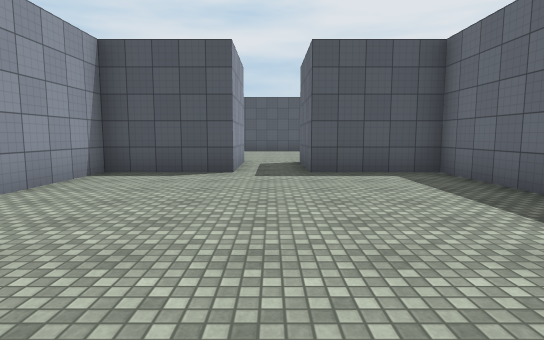
view 1 (above)

18 first-person views from a walk through a 3-D level made in the Unity game engine. The camera is 1.4 m above the floor, tilts 6° down and sees 80° across. The floor is counted in squares, 2 m on a side. Each view is taken from the middle of a square. On the plan, view 1 faces up. The plan holds only what a view shows up to about 10 squares ahead; the rest is blank. The player is left out. Surface patterns are stand-ins for the level's own textures.

view 2
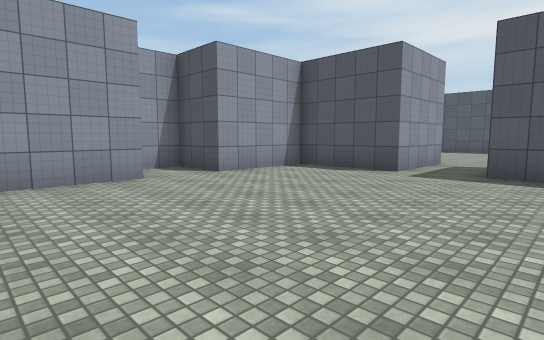

view 3
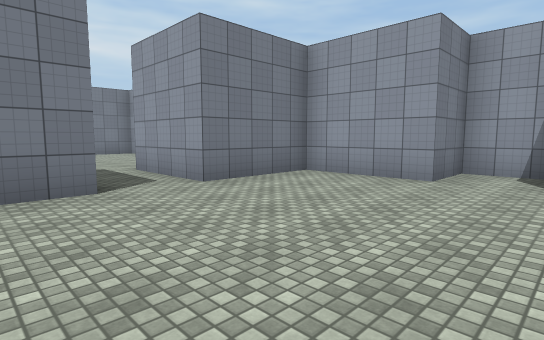

view 4
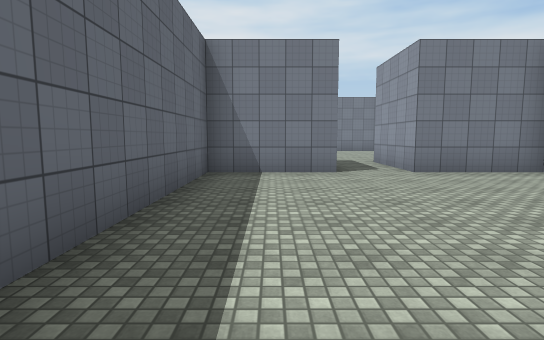

view 5
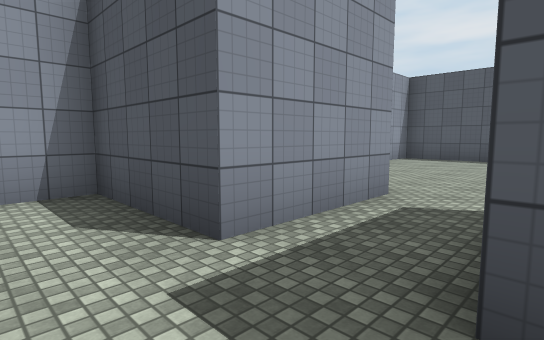

view 6
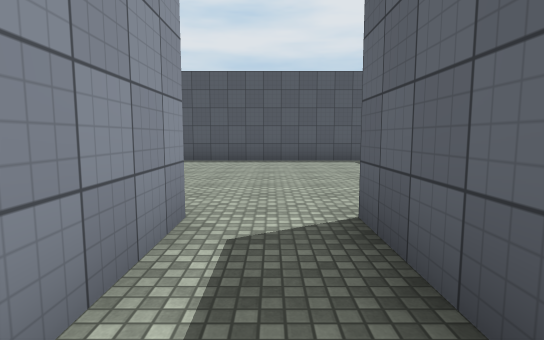

view 7
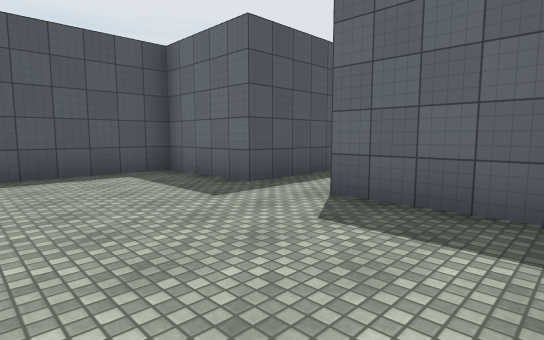

view 8
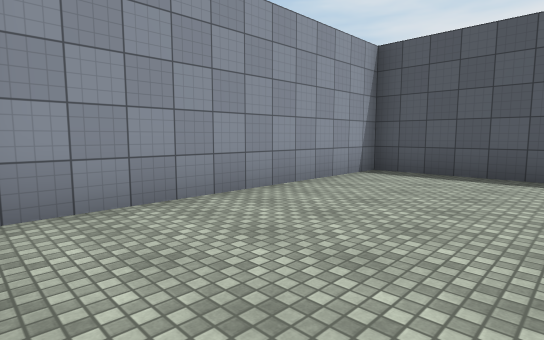

view 9
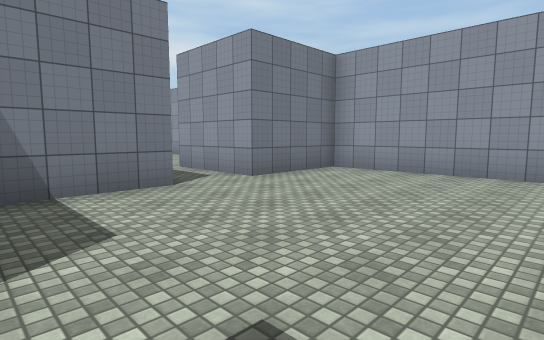

view 10
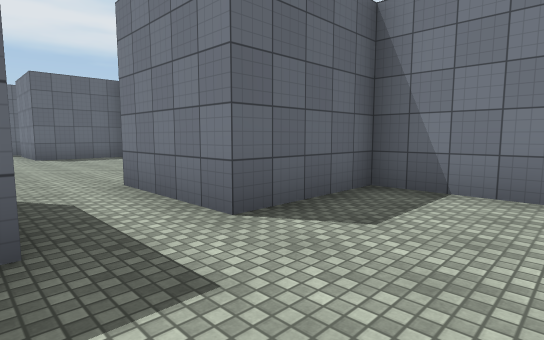

view 11
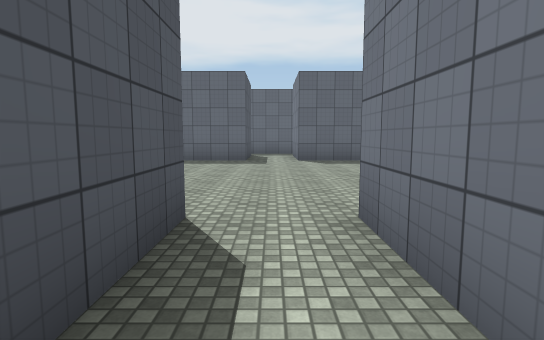

view 12
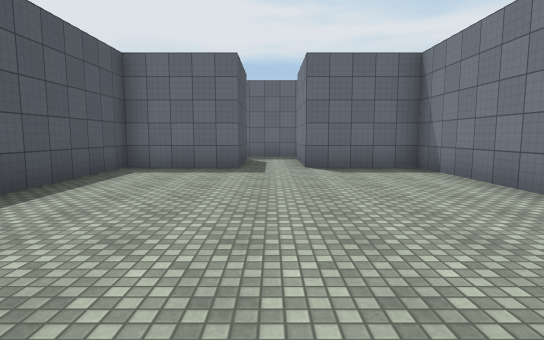

view 13
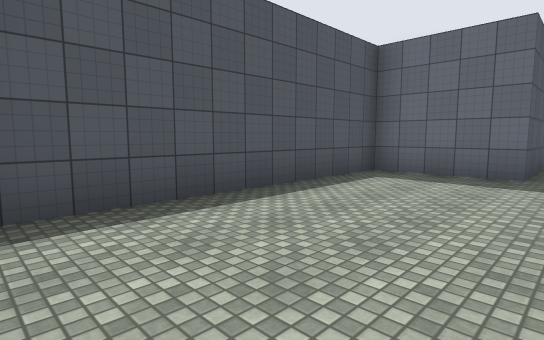

view 14
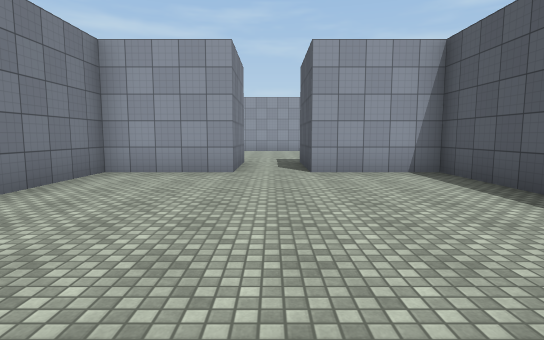

view 15
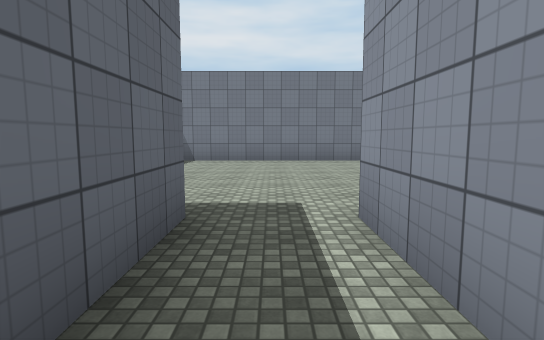

view 16
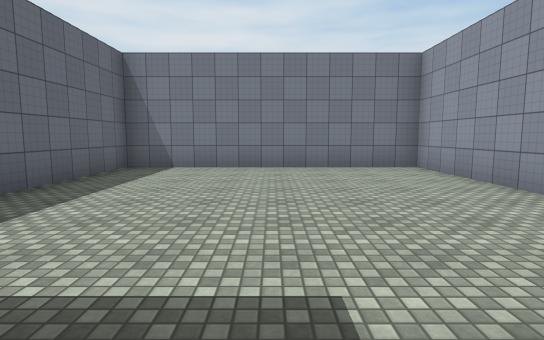

view 17
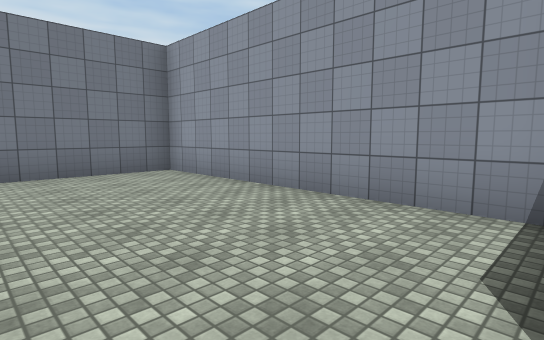

view 18
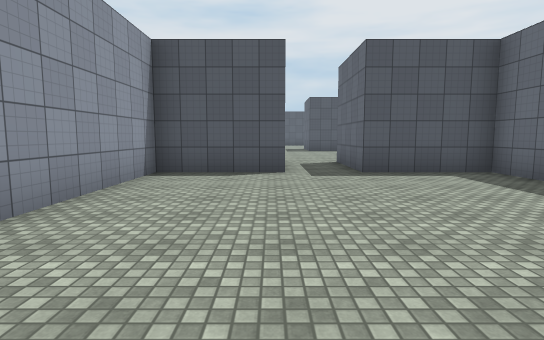

### Floor plan
Points are (right, up) in squares from view 1. A wall is a line through its corners. A room is listed if a view was taken in it or the views show most of it. See-through windows are left out.
Room 1 (views 1, 2, 3, 4, 5, 6, 15)
walls: (0.8, -0.2) (3.2, -0.2) (3.2, 6.3) (0.8, 6.3) (0.8, 8.8); (-0.7, 8.8) (-0.7, 6.3) (-3.2, 6.3) (-3.2, 3.8) (-4.8, 3.8) (-4.8, 2.3) (-3.2, 2.3) (-3.2, -0.2) (-0.7, -0.2)
ways out: opening at (0, 7.5) to room 2; opening at (0, -1.5) to room 4
Room 2 (views 7, 8, 9, 10, 11, 12)
walls: (0.8, 8.8) (3.2, 8.8) (3.2, 11.2) (5.8, 11.2); (5.8, 12.7) (3.2, 12.7) (3.2, 15.2) (-3.2, 15.2) (-3.2, 8.8) (-0.7, 8.8)
ways out: opening at (0, 7.5) to room 1; opening at (4.5, 12) to room 3
Room 3 (views 13, 14)
walls: (5.8, 11.2) (5.8, 8.8) (12.3, 8.8) (12.3, 11.2) (14.8, 11.2); (14.5, 12.7) (12.3, 12.7) (12.3, 15.2) (5.8, 15.2) (5.8, 12.7)
ways out: opening at (4.5, 12) to room 2; opening at (13.5, 12)
Room 4 (views 16, 17, 18)
walls: (3.2, -4) (3.2, -2.8) (0.8, -2.8) (0.8, -0.2); (-0.7, -0.2) (-0.7, -2.8) (-3.2, -2.8) (-3.2, -9.2) (3.2, -9.2) (3.2, -5.8)
ways out: opening at (0, -1.5) to room 1

Where each view was taken, in squares from view 1:
view 1: 0 up, 0 right, facing up
view 2: 0 up, 2 right, facing up-left
view 3: 4 up, 2 right, facing down-left
view 4: 6 up, 2 right, facing down
view 5: 5 up, 1 right, facing up-left
view 6: 6 up, 0 right, facing up
view 7: 9 up, 0 right, facing up-right
view 8: 9 up, 0 right, facing up-left
view 9: 13 up, 3 right, facing down-left
view 10: 13 up, 1 right, facing down-right
view 11: 12 up, 3 right, facing right
view 12: 12 up, 5 right, facing right
view 13: 12 up, 6 right, facing up-right
view 14: 12 up, 12 right, facing left
view 15: 0 up, 0 right, facing down
view 16: 2 down, 0 right, facing down
view 17: 3 down, 0 right, facing down-left
view 18: 9 down, 1 left, facing up
